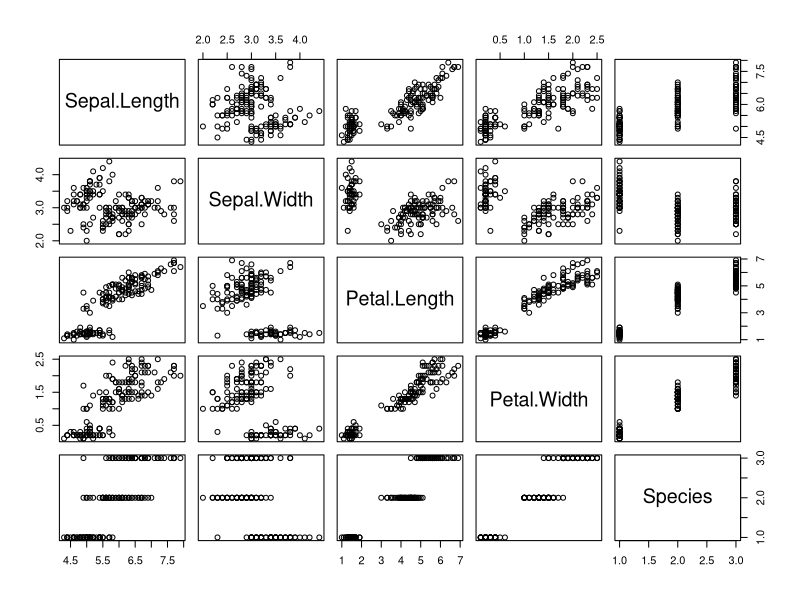
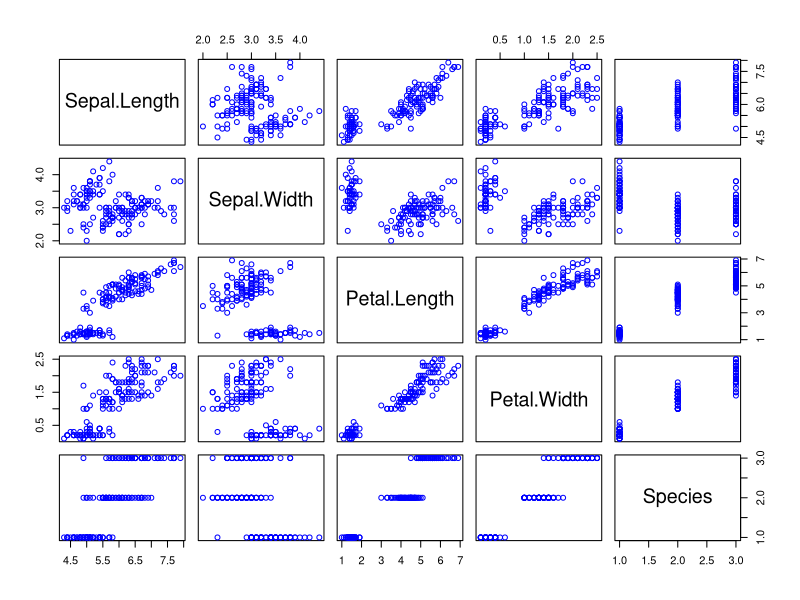
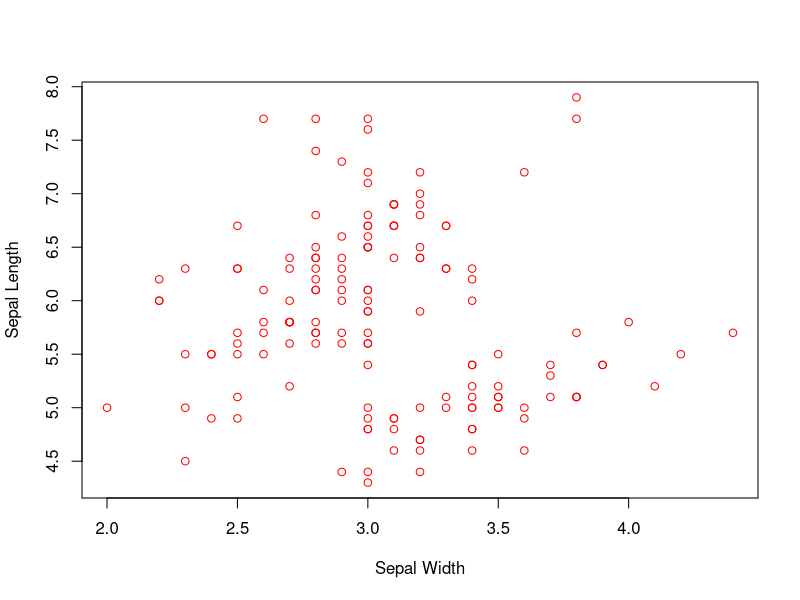
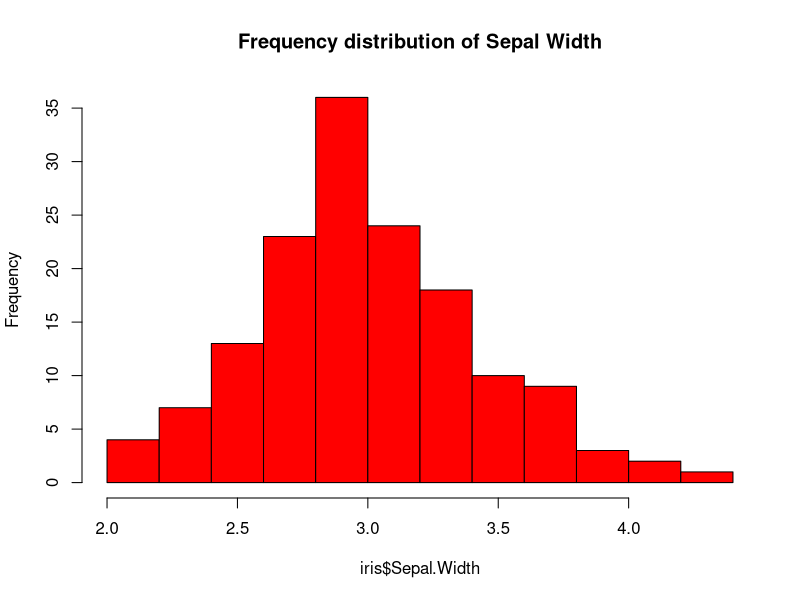
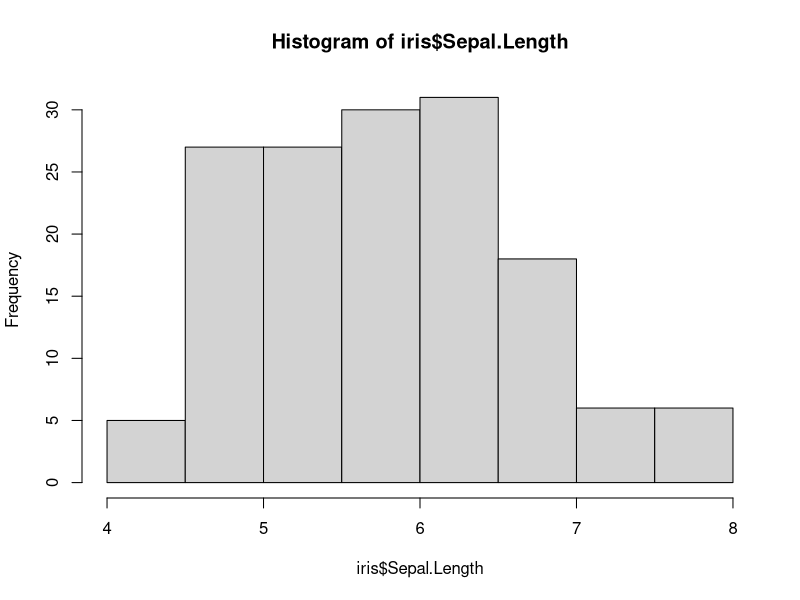

Write the R code that produced these figures, in order. (Note: this script raises an error after producing the figures.)
library(datasets)
data("iris")
View(iris)


#installed.packages("RCurl")

#library(RCurl)

#iril <- read.csv(text = getURL("https://raw.githubusercontent.com/dataprofessor/data/master/iris.csv"))

head(iris, 5)
tail(iris, 5)


summary(iris)

sum(is.na(iris))

#skimr - expands on summary() by providing larger set of statistics

install.packages("skimr")
library(skimr)

install.packages("dplyr")



iris %>%
  dplyr::group_by(Species) %>%
  skim()


#panel plots

plot(iris)
plot(iris, col = "blue")


#scatter plot
plot(iris$Sepal.Width, iris$Sepal.Length, col = "red", xlab = "Sepal Width", ylab = "Sepal Length")


#histogram
hist(iris$Sepal.Width, col = "red", main = "Frequency distribution of Sepal Width")
hist(iris$Sepal.Length)


#feature plot
featurePlot(x = iris[, 1:4], #column slicing
            y = iris$Species,
            plot = "box",
            strip = strip.custom(par.strip.text = list(cex = .7) ),
            scales = list(x = list(relation = "free"),
                          y = list(relation = "free")))



#to achieve reproducible model: set the random seed number
set.seed(100)


#data splitting
TrainingIndex <- createDataPartition(iris$Species, p = 0.8, list = FALSE)
TrainingSet <- iris[TrainingIndex,]   #training set
TestingSet <- iris[-TrainingIndex,]   #Test Set

View(TrainingSet)
View(TestingSet)


#scatter plot
plot(TrainingSet$Sepal.Length, TrainingSet$Sepal.Width, col ="cyan", xlab = "Sepal Length", ylab = "Sepal Width")



library(caret) # Package for machine learning algorithms / CARET stands for Classification And REgression Training

#SVM model (polynomial kernel)

#Build training model

Model <- train(Species ~ ., data = TrainingSet,
               method = "svmPoly",
               na.action = na.omit,  #whenever there is a missing value it will delete it
               preProcess = c("scale", "center"),
               trControl = trainControl(method = "none"),
               tuneGrid = data.frame(degree = 1, scale=1, C=1))

#Build Cross Validation model

Model.cv <- train(Species ~ ., data = TrainingSet,
                  method = "svmPoly",
                  na.action = na.omit,
                  preProcess = c("scale", "center"),
                  trControl = trainControl(method = "cv", number = 10),
                  tuenGrid = data.frame(degree = 1, scale = 1, C=1))


#Apply model for prediction

Model.training <- predict(Model, TrainingSet)  #apply model to make prediction on the training set

Model.testing <- predict(Model, TestingSet)  #apply model to make prediction on testing set

Model.cv <- predict(Model.cv, TrainingSet)  #perform cross validation




#Model performance (Displays confusion matrix and statistics)

Model.training.conf <- confusionMatrix(Model.training, TrainingSet$Species)
Model.testing.conf <- confusionMatrix(Model.testing, TestingSet$Species)
Model.cv.conf <- confusionMatrix(Model.cv, TrainingSet$Species)


print(Model.training.conf)
print(Model.testing.conf)
print(Model.cv.conf)


#Feature Importance

Importance <- varImp(Model)
plot(Importance)
plot(Importance, col = "red")












